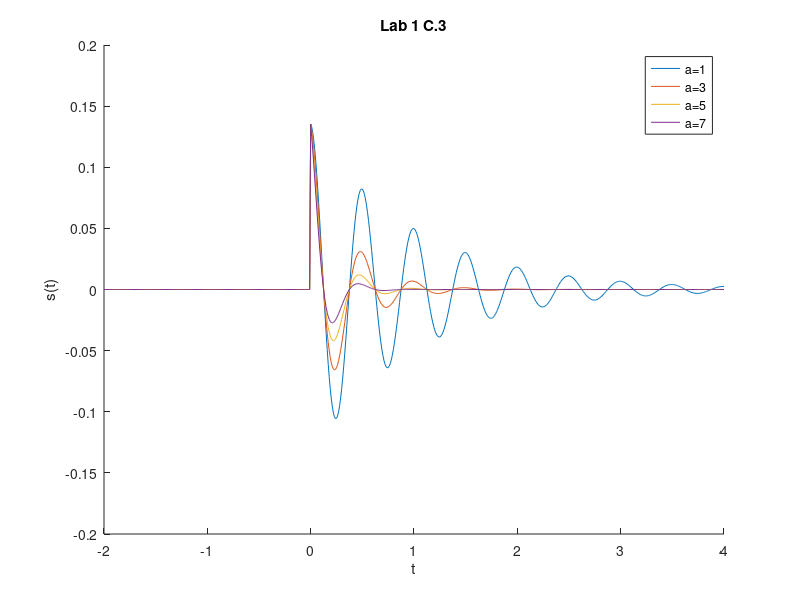
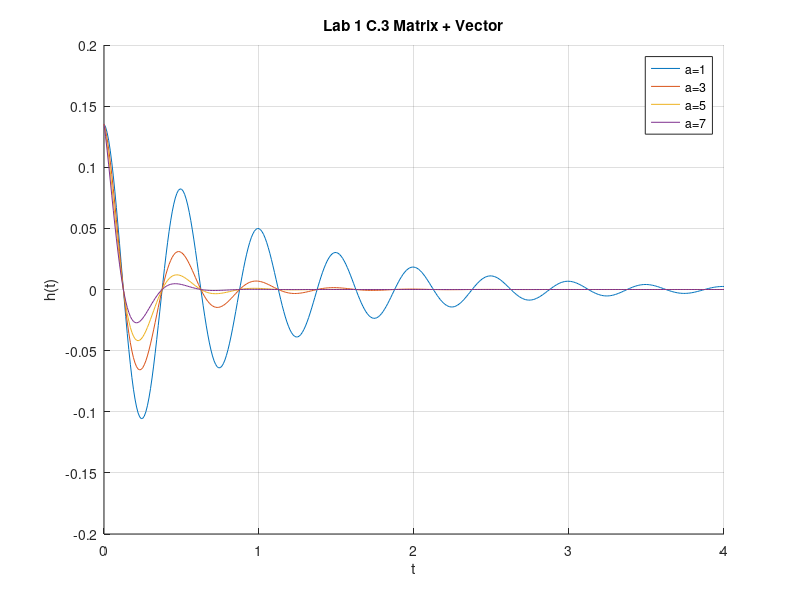

MATLAB code to generate these figures, in order:
clf;
clc;
clear;

t = [-2:0.01:4]; %time domain and intervals
u = @(t) 1.0.*(t>=0); %u function
figure(1); %first figure tab
hold on %function to plot mutiple lines on one plot

for a = 1:2:8 %loop for equation lines
s = @(t) exp(-2).*exp(-a.*t).*cos(4.*pi.*t).*u(t); %s equation
plot(t,s(t)); %plot function
title('Lab 1 C.3')
xlabel('t');
ylabel('s(t)');
grid; %creates gridlines
end

legend('a=1', 'a=3', 'a=5', 'a=7') %creates legend for the plot

hold off %end of line plotting

alpha = 1:2:8; %defining vector of alpha values
t = (0:0.01:4)'; %time domaain and intervals
T = t.*ones(1,4); %creating time matrix

figure(2); %creating figure 2 tab

% Compute H(t) for each alpha value
% exp(-2) is a constant scaling factor
% exp(-T*diag(alpha)) creates element-wise decaying exponentials with different alpha values
% cos(4*pi*T) is the cosine modulation
% u(T) is the unit step function applied to T
H = exp(-2).*exp(-T*diag(alpha)).*cos(4.*pi.*T).*u(T); 

hold on; %function to plot all lines on one plot

plot(t,H); %plot function
title('Lab 1 C.3 Matrix + Vector'); 
xlabel('t'); 
ylabel('h(t)'); 
grid;
legend('a=1', 'a=3', 'a=5', 'a=7'); 

hold off; 

size(T) %Problem C.4 finds size of matrix...